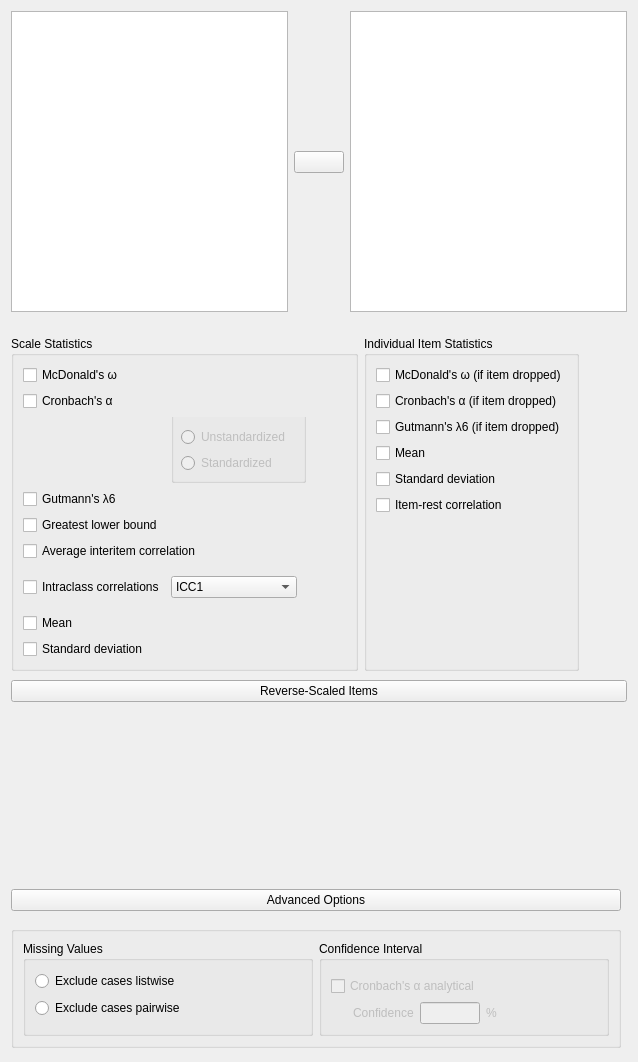
<?xml version="1.0" encoding="UTF-8"?>
<ui version="4.0">
 <class>ReliabilityAnalysisForm</class>
 <widget class="QWidget" name="ReliabilityAnalysisForm">
  <property name="geometry">
   <rect>
    <x>0</x>
    <y>0</y>
    <width>638</width>
    <height>1062</height>
   </rect>
  </property>
  <property name="windowTitle">
   <string>Form</string>
  </property>
  <layout class="QGridLayout" name="gridLayout_6">
   <item row="1" column="0" colspan="2">
    <widget class="QWidget" name="gridLayout_7" native="true">
     <property name="sizePolicy">
      <sizepolicy hsizetype="Fixed" vsizetype="Fixed">
       <horstretch>0</horstretch>
       <verstretch>0</verstretch>
      </sizepolicy>
     </property>
     <layout class="QGridLayout" name="gridLayout_2">
      <property name="leftMargin">
       <number>0</number>
      </property>
      <property name="rightMargin">
       <number>0</number>
      </property>
      <property name="bottomMargin">
       <number>0</number>
      </property>
      <item row="0" column="1">
       <widget class="BoundGroupBox" name="itemStats">
        <property name="title">
         <string>Individual Item Statistics</string>
        </property>
        <layout class="QGridLayout" name="gridLayout_5">
         <item row="0" column="0">
          <widget class="BoundCheckBox" name="mcDonaldItem">
           <property name="text">
            <string>McDonald's ω (if item dropped)</string>
           </property>
          </widget>
         </item>
         <item row="1" column="0">
          <widget class="BoundCheckBox" name="alphaItem">
           <property name="text">
            <string>Cronbach's α (if item dropped)</string>
           </property>
          </widget>
         </item>
         <item row="2" column="0">
          <widget class="BoundCheckBox" name="gutmannItem">
           <property name="text">
            <string>Gutmann's λ6 (if item dropped)</string>
           </property>
          </widget>
         </item>
         <item row="6" column="0">
          <widget class="BoundCheckBox" name="itemRestCor">
           <property name="text">
            <string>Item-rest correlation</string>
           </property>
          </widget>
         </item>
         <item row="4" column="0">
          <widget class="BoundCheckBox" name="meanItem">
           <property name="text">
            <string>Mean</string>
           </property>
          </widget>
         </item>
         <item row="5" column="0">
          <widget class="BoundCheckBox" name="sdItem">
           <property name="text">
            <string>Standard deviation</string>
           </property>
          </widget>
         </item>
         <item row="7" column="0">
          <spacer name="verticalSpacer">
           <property name="orientation">
            <enum>Qt::Vertical</enum>
           </property>
           <property name="sizeHint" stdset="0">
            <size>
             <width>20</width>
             <height>40</height>
            </size>
           </property>
          </spacer>
         </item>
        </layout>
       </widget>
      </item>
      <item row="0" column="0">
       <widget class="GroupBox" name="totalScaleStats">
        <property name="sizePolicy">
         <sizepolicy hsizetype="Preferred" vsizetype="Preferred">
          <horstretch>0</horstretch>
          <verstretch>0</verstretch>
         </sizepolicy>
        </property>
        <property name="minimumSize">
         <size>
          <width>0</width>
          <height>0</height>
         </size>
        </property>
        <property name="title">
         <string>Scale Statistics</string>
        </property>
        <property name="flat">
         <bool>false</bool>
        </property>
        <layout class="QGridLayout" name="gridLayout">
         <item row="6" column="2">
          <widget class="QWidget" name="ICCContainer" native="true">
           <layout class="QHBoxLayout" name="horizontalLayout_3">
            <property name="leftMargin">
             <number>0</number>
            </property>
            <item>
             <widget class="BoundComboBox" name="ICC">
              <item>
               <property name="text">
                <string>ICC1</string>
               </property>
              </item>
              <item>
               <property name="text">
                <string>ICC2</string>
               </property>
              </item>
              <item>
               <property name="text">
                <string>ICC3</string>
               </property>
              </item>
              <item>
               <property name="text">
                <string>ICC1k</string>
               </property>
              </item>
              <item>
               <property name="text">
                <string>ICC2k</string>
               </property>
              </item>
              <item>
               <property name="text">
                <string>ICC3k</string>
               </property>
              </item>
             </widget>
            </item>
           </layout>
          </widget>
         </item>
         <item row="0" column="1" colspan="2">
          <widget class="BoundCheckBox" name="mcDonaldScale">
           <property name="text">
            <string>McDonald's ω</string>
           </property>
          </widget>
         </item>
         <item row="1" column="1" colspan="2">
          <widget class="BoundCheckBox" name="alphaScale">
           <property name="text">
            <string>Cronbach's α</string>
           </property>
          </widget>
         </item>
         <item row="3" column="1" colspan="2">
          <widget class="BoundCheckBox" name="gutmannScale">
           <property name="text">
            <string>Gutmann's λ6</string>
           </property>
          </widget>
         </item>
         <item row="4" column="1" colspan="2">
          <widget class="BoundCheckBox" name="glbScale">
           <property name="text">
            <string>Greatest lower bound</string>
           </property>
          </widget>
         </item>
         <item row="6" column="1">
          <widget class="BoundCheckBox" name="ICC_2">
           <property name="text">
            <string>Intraclass correlations</string>
           </property>
          </widget>
         </item>
         <item row="5" column="1" colspan="2">
          <widget class="BoundCheckBox" name="averageInterItemCor">
           <property name="text">
            <string>Average interitem correlation</string>
           </property>
          </widget>
         </item>
         <item row="10" column="1" colspan="2">
          <widget class="BoundCheckBox" name="sdScale">
           <property name="text">
            <string>Standard deviation</string>
           </property>
          </widget>
         </item>
         <item row="9" column="1" colspan="2">
          <widget class="BoundCheckBox" name="meanScale">
           <property name="text">
            <string>Mean</string>
           </property>
          </widget>
         </item>
         <item row="2" column="3">
          <spacer name="horizontalSpacer_3">
           <property name="orientation">
            <enum>Qt::Horizontal</enum>
           </property>
           <property name="sizeHint" stdset="0">
            <size>
             <width>40</width>
             <height>20</height>
            </size>
           </property>
          </spacer>
         </item>
         <item row="2" column="1">
          <widget class="QWidget" name="widget_6" native="true">
           <property name="maximumSize">
            <size>
             <width>16</width>
             <height>16777215</height>
            </size>
           </property>
          </widget>
         </item>
         <item row="2" column="2">
          <widget class="BoundGroupBox" name="alphaScaleStandardized">
           <property name="enabled">
            <bool>false</bool>
           </property>
           <property name="sizePolicy">
            <sizepolicy hsizetype="Minimum" vsizetype="Fixed">
             <horstretch>0</horstretch>
             <verstretch>0</verstretch>
            </sizepolicy>
           </property>
           <property name="minimumSize">
            <size>
             <width>0</width>
             <height>0</height>
            </size>
           </property>
           <property name="maximumSize">
            <size>
             <width>16777215</width>
             <height>16777215</height>
            </size>
           </property>
           <property name="font">
            <font>
             <pointsize>11</pointsize>
            </font>
           </property>
           <property name="styleSheet">
            <string notr="true">QGroupBox{padding-top:30px; margin-top:-30px}</string>
           </property>
           <property name="title">
            <string/>
           </property>
           <property name="checkable">
            <bool>false</bool>
           </property>
           <layout class="QGridLayout" name="gridLayout_8">
            <item row="1" column="0" rowspan="2" colspan="2">
             <widget class="QRadioButton" name="_2standardized">
              <property name="text">
               <string>Standardized</string>
              </property>
             </widget>
            </item>
            <item row="0" column="0">
             <widget class="QRadioButton" name="_1unstandardized">
              <property name="text">
               <string>Unstandardized</string>
              </property>
             </widget>
            </item>
           </layout>
          </widget>
         </item>
        </layout>
       </widget>
      </item>
     </layout>
    </widget>
   </item>
   <item row="0" column="0" colspan="2">
    <widget class="QWidget" name="topWidget" native="true">
     <layout class="QGridLayout" name="gridLayout_3">
      <property name="leftMargin">
       <number>0</number>
      </property>
      <property name="topMargin">
       <number>0</number>
      </property>
      <property name="rightMargin">
       <number>0</number>
      </property>
      <property name="verticalSpacing">
       <number>0</number>
      </property>
      <item row="0" column="2" rowspan="3">
       <widget class="BoundListView" name="variables">
        <property name="minimumSize">
         <size>
          <width>0</width>
          <height>200</height>
         </size>
        </property>
       </widget>
      </item>
      <item row="1" column="1">
       <widget class="AssignButton" name="assignButton">
        <property name="sizePolicy">
         <sizepolicy hsizetype="Fixed" vsizetype="Fixed">
          <horstretch>0</horstretch>
          <verstretch>0</verstretch>
         </sizepolicy>
        </property>
        <property name="minimumSize">
         <size>
          <width>50</width>
          <height>0</height>
         </size>
        </property>
        <property name="maximumSize">
         <size>
          <width>50</width>
          <height>16777215</height>
         </size>
        </property>
        <property name="text">
         <string/>
        </property>
       </widget>
      </item>
      <item row="2" column="1">
       <spacer name="verticalSpacer_3">
        <property name="orientation">
         <enum>Qt::Vertical</enum>
        </property>
        <property name="sizeHint" stdset="0">
         <size>
          <width>20</width>
          <height>81</height>
         </size>
        </property>
       </spacer>
      </item>
      <item row="0" column="1">
       <spacer name="verticalSpacer_2">
        <property name="orientation">
         <enum>Qt::Vertical</enum>
        </property>
        <property name="sizeHint" stdset="0">
         <size>
          <width>20</width>
          <height>81</height>
         </size>
        </property>
       </spacer>
      </item>
      <item row="0" column="0" rowspan="3">
       <widget class="AvailableFieldsListView" name="listAvailableVariables">
        <property name="minimumSize">
         <size>
          <width>0</width>
          <height>200</height>
         </size>
        </property>
       </widget>
      </item>
     </layout>
    </widget>
   </item>
   <item row="2" column="0" colspan="2">
    <widget class="QWidget" name="revScaledItemsBox" native="true">
     <layout class="QGridLayout" name="gridLayout_4">
      <property name="leftMargin">
       <number>0</number>
      </property>
      <property name="topMargin">
       <number>3</number>
      </property>
      <property name="rightMargin">
       <number>0</number>
      </property>
      <property name="bottomMargin">
       <number>3</number>
      </property>
      <item row="0" column="0">
       <widget class="ExpanderButton" name="expanderPosthoc">
        <property name="sizePolicy">
         <sizepolicy hsizetype="Expanding" vsizetype="Fixed">
          <horstretch>0</horstretch>
          <verstretch>0</verstretch>
         </sizepolicy>
        </property>
        <property name="text">
         <string>Reverse-Scaled Items</string>
        </property>
       </widget>
      </item>
      <item row="1" column="0">
       <widget class="QWidget" name="containerRevScaledItems" native="true">
        <layout class="QVBoxLayout" name="verticalLayout">
         <property name="leftMargin">
          <number>0</number>
         </property>
         <property name="rightMargin">
          <number>0</number>
         </property>
         <property name="bottomMargin">
          <number>0</number>
         </property>
         <item>
          <widget class="BoundAssignWidget" name="reverseScaledItems" native="true">
           <property name="minimumSize">
            <size>
             <width>0</width>
             <height>160</height>
            </size>
           </property>
           <property name="focusPolicy">
            <enum>Qt::NoFocus</enum>
           </property>
          </widget>
         </item>
        </layout>
       </widget>
      </item>
     </layout>
    </widget>
   </item>
   <item row="4" column="0">
    <widget class="QWidget" name="advancedOptionsBox" native="true">
     <layout class="QGridLayout" name="gridLayout_11">
      <property name="leftMargin">
       <number>0</number>
      </property>
      <property name="topMargin">
       <number>3</number>
      </property>
      <property name="rightMargin">
       <number>0</number>
      </property>
      <property name="bottomMargin">
       <number>3</number>
      </property>
      <item row="0" column="0">
       <widget class="ExpanderButton" name="expanderPosthoc_5">
        <property name="sizePolicy">
         <sizepolicy hsizetype="Expanding" vsizetype="Fixed">
          <horstretch>0</horstretch>
          <verstretch>0</verstretch>
         </sizepolicy>
        </property>
        <property name="text">
         <string>Advanced Options</string>
        </property>
       </widget>
      </item>
      <item row="1" column="0">
       <widget class="QWidget" name="containerAdvOptions" native="true">
        <layout class="QVBoxLayout" name="verticalLayout_4">
         <property name="leftMargin">
          <number>0</number>
         </property>
         <property name="rightMargin">
          <number>0</number>
         </property>
         <property name="bottomMargin">
          <number>0</number>
         </property>
         <item>
          <widget class="BoundGroupBox" name="box">
           <property name="maximumSize">
            <size>
             <width>16777207</width>
             <height>16777215</height>
            </size>
           </property>
           <property name="title">
            <string/>
           </property>
           <layout class="QGridLayout" name="gridLayout_12">
            <item row="0" column="0">
             <widget class="BoundGroupBox" name="missingValues">
              <property name="maximumSize">
               <size>
                <width>16777207</width>
                <height>16777215</height>
               </size>
              </property>
              <property name="title">
               <string>Missing Values</string>
              </property>
              <layout class="QGridLayout" name="gridLayout_21">
               <property name="bottomMargin">
                <number>13</number>
               </property>
               <item row="0" column="0">
                <widget class="QRadioButton" name="excludeCasesListwise_7">
                 <property name="text">
                  <string>Exclude cases listwise</string>
                 </property>
                </widget>
               </item>
               <item row="1" column="0">
                <widget class="QRadioButton" name="excludeCasesPairwise_7">
                 <property name="text">
                  <string>Exclude cases pairwise</string>
                 </property>
                </widget>
               </item>
              </layout>
             </widget>
            </item>
            <item row="0" column="1">
             <widget class="GroupBox" name="ciGroup">
              <property name="title">
               <string>Confidence Interval</string>
              </property>
              <layout class="QGridLayout" name="gridLayout_10">
               <item row="1" column="0" colspan="3">
                <widget class="BoundCheckBox" name="confAlpha">
                 <property name="enabled">
                  <bool>false</bool>
                 </property>
                 <property name="sizePolicy">
                  <sizepolicy hsizetype="Fixed" vsizetype="Fixed">
                   <horstretch>0</horstretch>
                   <verstretch>0</verstretch>
                  </sizepolicy>
                 </property>
                 <property name="text">
                  <string>Cronbach's α analytical</string>
                 </property>
                </widget>
               </item>
               <item row="2" column="1" colspan="3">
                <widget class="QWidget" name="confAlphaLevelBox" native="true">
                 <property name="enabled">
                  <bool>false</bool>
                 </property>
                 <layout class="QHBoxLayout" name="horizontalLayout">
                  <property name="leftMargin">
                   <number>0</number>
                  </property>
                  <property name="topMargin">
                   <number>0</number>
                  </property>
                  <property name="rightMargin">
                   <number>0</number>
                  </property>
                  <property name="bottomMargin">
                   <number>0</number>
                  </property>
                  <item>
                   <widget class="QLabel" name="label_2">
                    <property name="sizePolicy">
                     <sizepolicy hsizetype="Fixed" vsizetype="Fixed">
                      <horstretch>0</horstretch>
                      <verstretch>0</verstretch>
                     </sizepolicy>
                    </property>
                    <property name="text">
                     <string>Confidence</string>
                    </property>
                   </widget>
                  </item>
                  <item>
                   <widget class="BoundTextBox" name="confAlphaLevel">
                    <property name="sizePolicy">
                     <sizepolicy hsizetype="Fixed" vsizetype="Preferred">
                      <horstretch>0</horstretch>
                      <verstretch>0</verstretch>
                     </sizepolicy>
                    </property>
                    <property name="minimumSize">
                     <size>
                      <width>60</width>
                      <height>0</height>
                     </size>
                    </property>
                    <property name="maximumSize">
                     <size>
                      <width>60</width>
                      <height>16777215</height>
                     </size>
                    </property>
                   </widget>
                  </item>
                  <item>
                   <widget class="QLabel" name="label_4">
                    <property name="sizePolicy">
                     <sizepolicy hsizetype="Preferred" vsizetype="Preferred">
                      <horstretch>0</horstretch>
                      <verstretch>0</verstretch>
                     </sizepolicy>
                    </property>
                    <property name="text">
                     <string>%</string>
                    </property>
                   </widget>
                  </item>
                 </layout>
                </widget>
               </item>
               <item row="0" column="0">
                <widget class="QWidget" name="widget_4" native="true">
                 <property name="maximumSize">
                  <size>
                   <width>16</width>
                   <height>16777215</height>
                  </size>
                 </property>
                </widget>
               </item>
              </layout>
             </widget>
            </item>
           </layout>
          </widget>
         </item>
        </layout>
       </widget>
      </item>
     </layout>
    </widget>
   </item>
  </layout>
 </widget>
 <customwidgets>
  <customwidget>
   <class>AssignButton</class>
   <extends>QPushButton</extends>
   <header>widgets/assignbutton.h</header>
  </customwidget>
  <customwidget>
   <class>AvailableFieldsListView</class>
   <extends>QListView</extends>
   <header>widgets/availablefieldslistview.h</header>
  </customwidget>
  <customwidget>
   <class>BoundGroupBox</class>
   <extends>QGroupBox</extends>
   <header>widgets/boundgroupbox.h</header>
   <container>1</container>
  </customwidget>
  <customwidget>
   <class>BoundCheckBox</class>
   <extends>QCheckBox</extends>
   <header>widgets/boundcheckbox.h</header>
  </customwidget>
  <customwidget>
   <class>ExpanderButton</class>
   <extends>QPushButton</extends>
   <header>widgets/expanderbutton.h</header>
  </customwidget>
  <customwidget>
   <class>BoundListView</class>
   <extends>QListView</extends>
   <header>widgets/boundlistview.h</header>
  </customwidget>
  <customwidget>
   <class>BoundAssignWidget</class>
   <extends>QWidget</extends>
   <header>widgets/boundassignwidget.h</header>
   <container>1</container>
  </customwidget>
  <customwidget>
   <class>GroupBox</class>
   <extends>QGroupBox</extends>
   <header>widgets/groupbox.h</header>
   <container>1</container>
  </customwidget>
  <customwidget>
   <class>BoundTextBox</class>
   <extends>QLineEdit</extends>
   <header>widgets/boundtextbox.h</header>
  </customwidget>
  <customwidget>
   <class>BoundComboBox</class>
   <extends>QComboBox</extends>
   <header>widgets/boundcombobox.h</header>
  </customwidget>
 </customwidgets>
 <tabstops>
  <tabstop>listAvailableVariables</tabstop>
  <tabstop>assignButton</tabstop>
  <tabstop>variables</tabstop>
  <tabstop>alphaItem</tabstop>
  <tabstop>gutmannItem</tabstop>
  <tabstop>meanItem</tabstop>
  <tabstop>sdItem</tabstop>
  <tabstop>itemRestCor</tabstop>
  <tabstop>expanderPosthoc</tabstop>
  <tabstop>expanderPosthoc_5</tabstop>
 </tabstops>
 <resources/>
 <connections>
  <connection>
   <sender>confAlpha</sender>
   <signal>toggled(bool)</signal>
   <receiver>confAlphaLevelBox</receiver>
   <slot>setEnabled(bool)</slot>
   <hints>
    <hint type="sourcelabel">
     <x>394</x>
     <y>967</y>
    </hint>
    <hint type="destinationlabel">
     <x>472</x>
     <y>1000</y>
    </hint>
   </hints>
  </connection>
  <connection>
   <sender>alphaScale</sender>
   <signal>toggled(bool)</signal>
   <receiver>confAlpha</receiver>
   <slot>setEnabled(bool)</slot>
   <hints>
    <hint type="sourcelabel">
     <x>104</x>
     <y>390</y>
    </hint>
    <hint type="destinationlabel">
     <x>418</x>
     <y>973</y>
    </hint>
   </hints>
  </connection>
  <connection>
   <sender>alphaScale</sender>
   <signal>toggled(bool)</signal>
   <receiver>alphaScaleStandardized</receiver>
   <slot>setEnabled(bool)</slot>
   <hints>
    <hint type="sourcelabel">
     <x>118</x>
     <y>316</y>
    </hint>
    <hint type="destinationlabel">
     <x>118</x>
     <y>388</y>
    </hint>
   </hints>
  </connection>
 </connections>
</ui>
